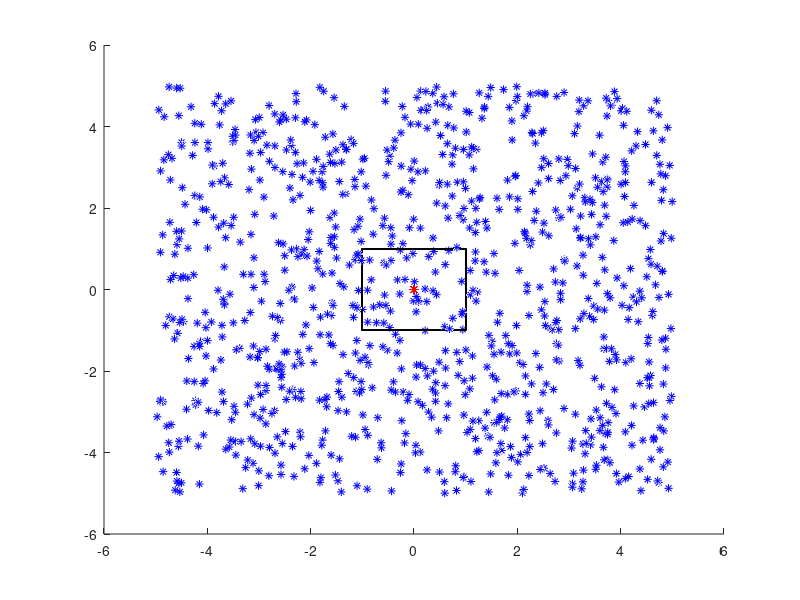

This chart was generated by the following MATLAB code: (Note: this script raises an error after producing the figure.)
function TestLinesPlanesIntersection()
    close all

    planeNormals = [1,0,0; 0,1,0; -1,0,0; 0,-1,0];
    pointsOnPlane = [-1,-1,0; -1,-1,0; 1,1,0; 1,1,0];
    
    pointCount = 1000;
    startPoint = [0,0,0];
    point1OnLineSet = repmat(startPoint,pointCount,1);
    point2OnLineSet = 10*(rand(pointCount,3)-0.5);
    
    hold on;
    plot3(point1OnLineSet(:,1),point1OnLineSet(:,2),point1OnLineSet(:,3),'r*')
    plot3(point2OnLineSet(:,1),point2OnLineSet(:,2),point2OnLineSet(:,3),'b*')
    
    % We can visualise this as follows by first creating and
    % plotting a plane, which conforms to the previously defined planePoint and planeNormal                
    [Y,Z] = meshgrid(-1:0.1:1,-2:0.1:2);
    X = repmat(1,size(Y,1),size(Y,2));
    surf(X,Y,Z);
    
    [X,Z] = meshgrid(-1:0.1:1,-2:0.1:2);
    Y = repmat(1,size(Y,1),size(Y,2));
    surf(X,Y,Z);
    
    [Y,Z] = meshgrid(-1:0.1:1,-2:0.1:2);
    X = repmat(-1,size(Y,1),size(Y,2));
    surf(X,Y,Z);
    
    [X,Z] = meshgrid(-1:0.1:1,-2:0.1:2);
    Y = repmat(-1,size(Y,1),size(Y,2));
    surf(X,Y,Z);
    
    profile clear; profile on;
    [intersectionPoints] = LinesPlanesIntersection(planeNormals,pointsOnPlane,point1OnLineSet,point2OnLineSet);
    profile off; profile viewer;

    plot3(intersectionPoints(:,1),intersectionPoints(:,2),intersectionPoints(:,3),'g*');

end           
